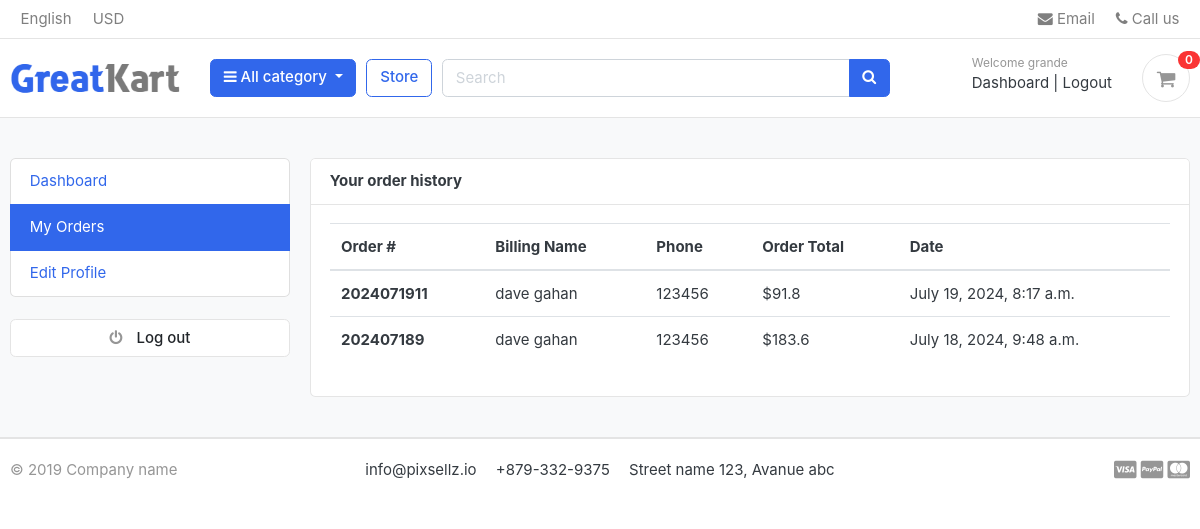
The app's page /accounts/my_orders/ (signed in), older data.
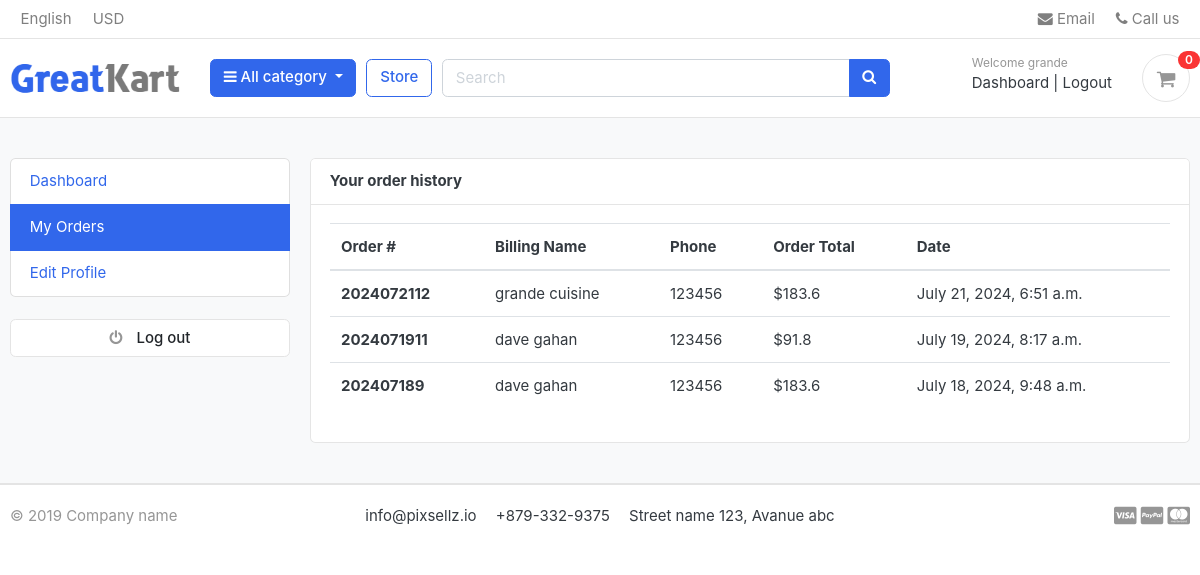
The same page, newer data.
### orders/models.py (models this page shows, shortened)
class Order(models.Model):
    STATUS = (
        ('New', 'New'),
        ('Accepted', 'Accepted'),
        ('Completed', 'Completed'),
        ('Cancelled', 'Cancelled'),
    )
    user = models.ForeignKey(Account, on_delete=models.SET_NULL, null=True)
    payment = models.ForeignKey(Payment, on_delete=models.SET_NULL, blank=True, null=True)
    order_number = models.CharField(max_length=20)
    first_name = models.CharField(max_length=50)
    last_name = models.CharField(max_length=50)
    phone = models.CharField(max_length=15)
    email = models.EmailField(max_length=50)
    address_line_1 = models.CharField(max_length=50)
    address_line_2 = models.CharField(max_length=50, blank=True)
    country = models.CharField(max_length=50)
    state = models.CharField(max_length=50)
    city = models.CharField(max_length=50)
    order_note = models.CharField(max_length=100, blank=True)
    order_total = models.FloatField()
    tax = models.FloatField()
    status = models.CharField(max_length=10, choices=STATUS, default='New')
    ip = models.CharField(blank=True, max_length=20)
    is_ordered = models.BooleanField(default=False)
    created_at = models.DateTimeField(auto_now_add=True)
    updated_at = models.DateTimeField(auto_now=True)
    def full_name(self):
        return f'{self.first_name} {self.last_name}'

### accounts/views.py (the view)
# urls.py: path('my_orders/', views.my_orders, name='my_orders'),
def my_orders(request):
    orders = Order.objects.filter(user=request.user, is_ordered=True).order_by('-created_at')
    context = {
        'orders' : orders
    }
    return render(request, 'accounts/my_orders.html', context)

### carts/context_processors.py (called while the page is built)
def counter(request):
    cart_count = 0
    if 'admin' in request.path:
        return {}
    else:
        try:
            cart = Cart.objects.filter(cart_id=_cart_id(request))
            if request.user.is_authenticated:
                cart_items = CartItem.objects.all().filter(user=request.user)
            else:
                cart_items = CartItem.objects.all().filter(cart=cart[:1])
            for cart_item in cart_items:
                cart_count += cart_item.quantity
        except Cart.DoesNotExist:
            cart_count = 0
    return dict(cart_count=cart_count)

### carts/views.py (called while the page is built)
def _cart_id(request):
    cart = request.session.session_key
    if not cart:
        cart = request.session.create()
    return cart

### category/context_processors.py (called while the page is built)
def menu_links(request):
    links = Category.objects.all()
    return dict(links=links)

### category/models.py (called while the page is built)
    def get_url(self):
        return reverse('products_by_category', args=[self.slug])

### templates/accounts/my_orders.html (shortened to what this page needs)
{% extends 'base.html' %}
{% block content %}
<section class="section-conten padding-y bg">
    <div class="container">
        <div class="row">
            {% include 'includes/dashboard_sidebar.html' %}
        <main class="col-md-9">
            <article class="card">
            <header class="card-header">
                <strong class="d-inline-block mr-3">Your order history</strong>
            </header>
            <div class="card-body">
                <div class="row">
                    <div class="col-md-12">
                        <table class="table table-hover">
                            <thead>
                              <tr>
                                <th scope="col">Order #</th>
                                <th scope="col">Billing Name</th>
                                <th scope="col">Phone</th>
                                <th scope="col">Order Total</th>
                                      <th scope="col">Date</th>
                              </tr>
                            </thead>
                            <tbody>
                                  {% for order in orders %}
                              <tr>
                                <th>{{order.order_number}}</th>
                                <td>{{order.full_name}}</td>
                                <td>{{order.phone}}</td>
                                <td>${{order.order_total}}</td>
                                      <td>{{order.created_at}}</td>
                              </tr>
                          {% endfor %}
                            </tbody>
                          </table>
                    </div>
                </div>
            </div>
            </article>
        </main>
    </div>
    </div>
    </section>
{% endblock %}

Row changes from the older to the newer data that the page shows:
added Order: order_number "2024072112", full_name "grande cuisine", phone "123456", order_total "183.6", created_at "July 21, 2024, 6:51 a.m."
